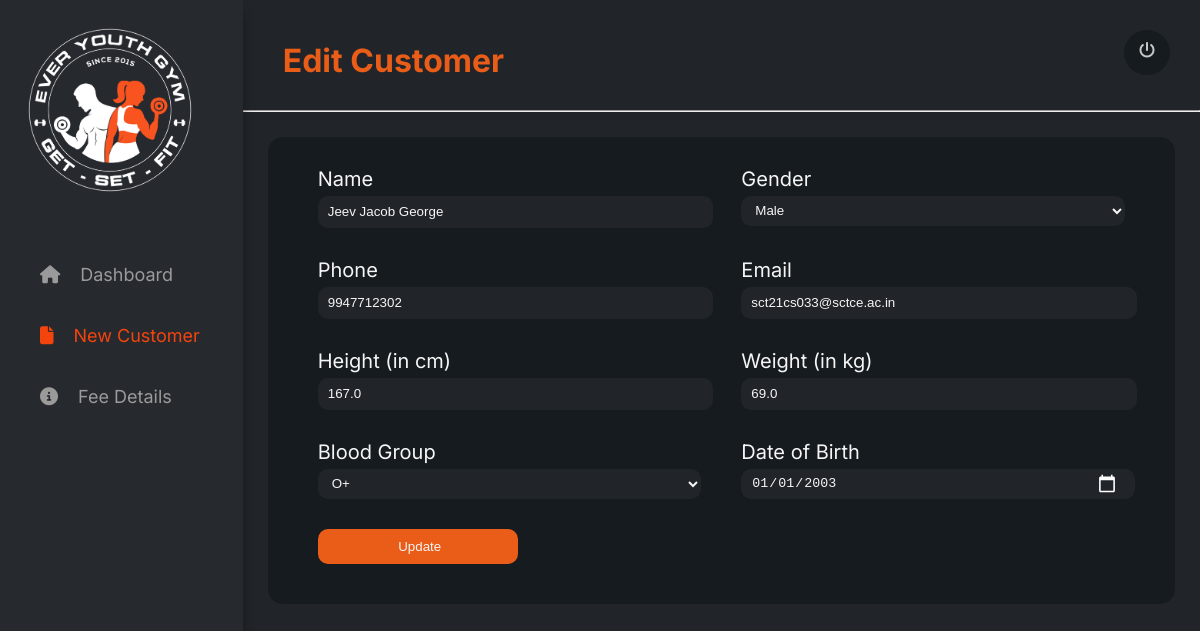
The app's page /edit/30/ (signed in) with its own data.
### gym/models.py (models this page shows, shortened)
class Customer(models.Model):
    GENDER_CHOICES = [
        ('M', 'Male'),
        ('F', 'Female'),
    ]
    BLOOD_GROUP_CHOICES = [
        ('O+', 'O+'),
        ('O-', 'O-'),
        ('A+', 'A+'),
        ('A-', 'A-'),
        ('B+', 'B+'),
        ('B-', 'B-'),
        ('AB+', 'AB+'),
        ('AB-', 'AB-'),
        ('A1+', 'A1+'),
        ('A1-', 'A1-'),
        ('A2+', 'A2+'),
        ('A2-', 'A2-'),
        ('A1B+', 'A1B+'),
        ('A1B-', 'A1B-'),
        ('A2B+', 'A2B+'),
        ('A2B-', 'A2B-'),
        ('BOMBAY', 'BOMBAY'),
    ]
    Fees = 'F'
    Admission = 'A'
    Other = 'O'
    Fees_Type = [
        (Fees, 'Fees'),
        (Admission, 'Admission'),
        (Other, 'Other'),
    ]
    unique_id = models.AutoField(primary_key=True)
    name = models.CharField(max_length=255,blank=False)
    phone_no = models.CharField(max_length=10, blank=True)
    email = models.EmailField(null=True, blank=True)
    gender = models.CharField(max_length=1, choices=GENDER_CHOICES,blank=False)
    height = models.FloatField(help_text='Height in centimeters', null=True, blank=True)
    weight = models.FloatField(help_text='Weight in kilograms', null=True, blank=True)
    blood_group = models.CharField(max_length=6, choices=BLOOD_GROUP_CHOICES,blank=False)
    bmi = models.FloatField(editable=False, null=True, blank=True)
    admission_number = models.PositiveIntegerField(editable=False, default=0)
    date_of_admission = models.DateField(default=timezone.now)
    date_of_birth = models.DateField(null=True, blank=True)
    class Meta:
        unique_together = ('name', 'phone_no')

### gym/views.py (the view, shortened to what this page needs)
# urls.py: path('edit/<int:customer_id>/', edit_customer, name='edit_customer'),
@login_required
def edit_customer(request, customer_id):
    customer = get_object_or_404(Customer, pk=customer_id)
    return render(request, 'gym/edit_customer.html', {'customer': customer})

### gym/templates/gym/edit_customer.html (shortened to what this page needs)
{% load static %}
<!DOCTYPE html>
<html lang="en">
<head>
    <link rel="stylesheet" href="{% static 'gym/newCust.css' %}">
</head>
<body>
    <div class="container">
        <div class="navbar">
            <div class="logo">
                <img src="{% static 'gym/assets/images/Logo.png' %}" alt="Logo">
            </div>
            <nav>
                <a href="{% url 'dashboard' %}"><li><i class="fa-solid fa-house" style="color: #9a9a9a;"></i>Dashboard</li>
                <a href="{% url 'add_customer' %}"style="color:#f4440e;"><li><i class="fa-solid fa-file" style="color: #f4440e;"></i>New Customer</li></a>
                <a href="{% url 'feeDetails' %}"><li><i class="fa-solid fa-circle-info" style="color: #9a9a9a;"></i>Fee Details</li></a>
            </nav>
        </div>
        <div class="content">
            <div class="header">
                <h1>Edit Customer</h1>
                <div class="userIcon">
                    <a href="{% url 'logout' %}"><i class="fa-solid fa-power-off" style="color: #c7c7c7;"></i></a>
                </div>
            </div>
            <hr style="color:#9A9A9A">
            <div class="formContainer">
                <form method="POST">
                    <div class="formBody">
                        <div class="row1">
                            <div class="formGroup">
                                <label for="name">Name</label>
                                <input type="text" name="name" id="name" value="{{ customer.name }}" placeholder="Enter Name" required>
                            </div>
                            <div class="formGroup">
                                <label for="gender">Gender</label>
                                <select name="gender" id="gender" required>
                                    <option value="M" {% if customer.gender == "M" %}selected{% endif %}>Male</option>
                                </select>
                            </div>
                        </div>
                        <div class="row2">
                            <div class="formGroup">
                                <label for="phone">Phone</label>
                                <input type="tel" name="phone" id="phone" value="{{ customer.phone_no }}" placeholder="10-digit mobile number" required>
                            </div>
                            <div class="formGroup">
                                <label for="email">Email</label>
                                <input type="email" name="email" id="email" value="{{ customer.email }}" placeholder="xyz@gmail.com">
                            </div>
                        </div>
                        <div class="row3">
                            <div class="formGroup">
                                <label for="height">Height (in cm)</label>
                                <input type="number" name="height" id="height" value="{{ customer.height }}" placeholder="Enter Height">
                            </div>
                            <div class="formGroup">
                                <label for="weight">Weight (in kg)</label>
                                <input type="number" name="weight" id="weight" value="{{ customer.weight }}" placeholder="Enter Weight">
                            </div>
                        </div>
                        <div class="row4">
                            <div class="formGroup">
                                <label for="bloodGroup">Blood Group</label>
                                <select name="bloodGroup" id="bloodGroup" required>
                                    {% for key, value in customer.BLOOD_GROUP_CHOICES %}
                                        <option value="{{ key }}" {% if customer.blood_group == key %}selected{% endif %}>{{ value }}</option>
                                    {% endfor %}
                                </select>
                            </div>
                            <div class="formGroup">
                                <label for="dob">Date of Birth</label>
                                <input type="date" id="dob" name="dob" value="{{ customer.date_of_birth|date:'Y-m-d' }}" required>
                            </div>
                        </div>
                    </div>
                    <div class="formGroup">
                        <input type="submit" class="submitForm" value="Update">
                    </div>
                </form>
            </div>
        </div>
    </div>
</body>
</html>

### gym/static/gym/newCust.css (style rules this page uses)
body { margin:0; padding:0; height:100%; font-family: "Inter", sans-serif; }
.container { background-color:#26292E; display:flex; height:100%; min-height: 100vh; }
.navbar { width:18%; background-color:#26292E; box-shadow: 0 15px 10px rgba(0, 0, 0, 0.35); position: relative; z-index: 1; padding:20px; }
.navbar nav { display: block; margin-top:40px; }
.navbar nav li { list-style-type: none; padding:10px; font-size: 18px; }
.navbar nav a { color:#9A9A9A; text-decoration:none; }
.navbar nav li { padding:20px; }
.navbar nav li i { margin-right:20px; }
.logo img { width:180px; height:auto; }
.content { width:85%; background-color:#212529; }
.header { display:flex; justify-content: space-between; padding:20px 30px 0px 40px; }
.header h1 { color:#E95D18; }
.userIcon { margin-top:10px; height:25px; border-radius:50%; padding:10px 15px; background-color:#161b20; }
.formContainer { background-color:#161b20; color:whitesmoke; border-radius:15px; padding:30px; padding-top:10px; margin:25px; }
form label { font-size:20px; color: whitesmoke; margin-bottom:5px; }
form input, form select, form option { background-color: #212529; width: 100%; max-width: 500px; height: 30px; border-radius: 10px; color: whitesmoke; border: none; padding-left: 10px; margin-bottom: 10px; }
.formBody { display:flex; flex-direction:column; }
.row1,.row2,.row3,.row4,.row5 { display:flex; flex-wrap: wrap; }
.formGroup { display:flex; flex-direction: column; margin:20px; margin-bottom:0px; flex: 1; min-width: 200px; }
.submitForm { width:200px; background-color:#E95D18; border-radius:10px; height:35px; cursor:pointer; }

### records on screen
Customer: name "Jeev Jacob George", gender "Male", phone "9947712302", email "sct21cs033@sctce.ac.in", height "167.0", weight "69.0", bloodGroup "O+", dob "01/01/2003"
